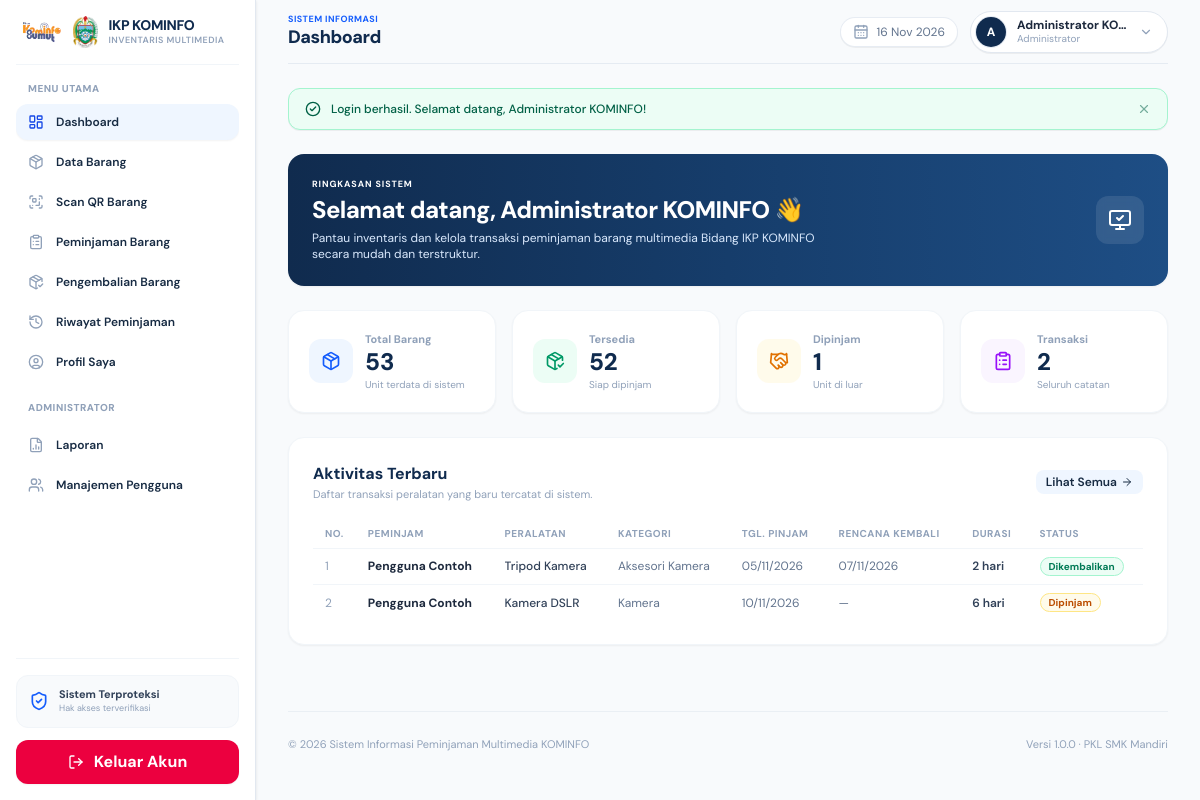
Before: /dashboard/index.php (signed in) with the older database file.
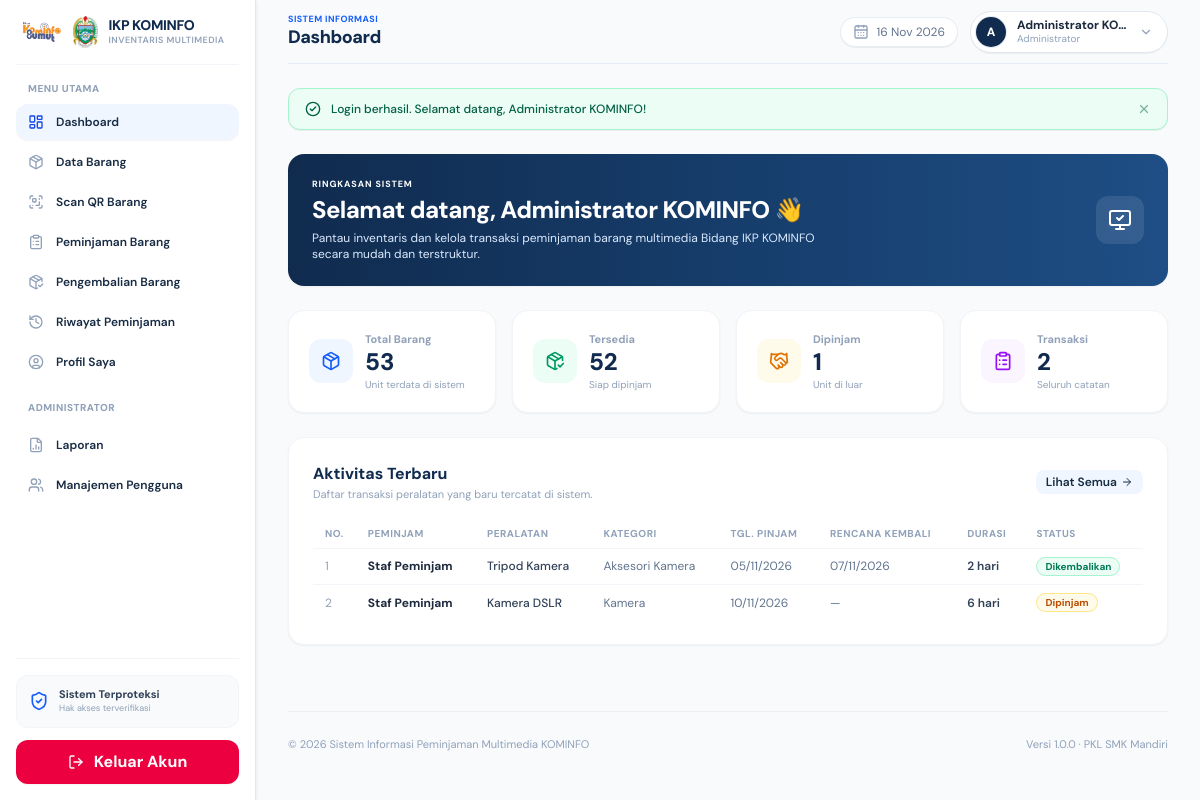
After: the same page with the newer database file.
### tables this page shows
CREATE TABLE peminjaman (
    id INT UNSIGNED AUTO_INCREMENT PRIMARY KEY,
    user_id INT UNSIGNED NOT NULL,
    barang_id INT UNSIGNED NOT NULL,
    jumlah INT UNSIGNED NOT NULL DEFAULT 1,
    tanggal_pinjam DATE NOT NULL,
    tanggal_kembali DATE NULL,
    status VARCHAR(50) NOT NULL DEFAULT 'menunggu persetujuan',
    created_at TIMESTAMP NOT NULL DEFAULT CURRENT_TIMESTAMP,

    CONSTRAINT fk_peminjaman_user
        FOREIGN KEY (user_id)
        REFERENCES users(id)
        ON UPDATE CASCADE
        ON DELETE RESTRICT,

    CONSTRAINT fk_peminjaman_barang
        FOREIGN KEY (barang_id)
        REFERENCES barang(id)
        ON UPDATE CASCADE
        ON DELETE RESTRICT,

    INDEX idx_peminjaman_status (status),
    INDEX idx_peminjaman_created (created_at)
);

CREATE TABLE users (
    id INT UNSIGNED AUTO_INCREMENT PRIMARY KEY,
    nama VARCHAR(150) NOT NULL,
    username VARCHAR(50) NOT NULL UNIQUE,
    password VARCHAR(255) NOT NULL,
    role ENUM('admin', 'peminjam') NOT NULL DEFAULT 'peminjam',
    status ENUM('aktif', 'nonaktif') NOT NULL DEFAULT 'aktif',
    foto VARCHAR(255) NULL DEFAULT NULL,
    created_at TIMESTAMP NOT NULL DEFAULT CURRENT_TIMESTAMP
);

CREATE TABLE barang (
    id INT UNSIGNED AUTO_INCREMENT PRIMARY KEY,
    nama_barang VARCHAR(150) NOT NULL,
    kategori VARCHAR(100) NOT NULL,
    jumlah INT UNSIGNED NOT NULL DEFAULT 0,
    kondisi VARCHAR(100) NOT NULL DEFAULT 'Baik',
    created_at TIMESTAMP NOT NULL DEFAULT CURRENT_TIMESTAMP
);

### includes/bootstrap.php (called while the page is built, shortened)
<?php
function e(?string $v):string{return htmlspecialchars((string)$v,ENT_QUOTES,'UTF-8');}
function hitung_durasi(?string $tglPinjam, ?string $tglKembali): int {
    $target = !empty($tglKembali) ? $tglKembali : date('Y-m-d');
    $diff = (int) round((strtotime($target) - strtotime($tglPinjam)) / 86400);
    return max(1, $diff);
}

### dashboard/index.php (the view, shortened to what the changed rows need)
<?php
require_once __DIR__ . '/../includes/bootstrap.php';
$sql = "
    SELECT
        p.id,
        u.nama AS nama_peminjam,
        b.nama_barang,
        b.kategori,
        p.jumlah,
        p.tanggal_pinjam,
        p.tanggal_kembali,
        p.status
    FROM peminjaman p
    JOIN users u ON u.id = p.user_id
    JOIN barang b ON b.id = p.barang_id
";
$params = [];
$sql .= ' ORDER BY p.created_at DESC LIMIT 8';
$q = $pdo->prepare($sql);
$q->execute($params);
$rows = $q->fetchAll();
?>
<!doctype html>
<html lang="id">
<head>
    <script src="https://cdn.jsdelivr.net/npm/@tailwindcss/browser@4"></script>
    <link rel="stylesheet" href="../assets/css/style.css">
</head>
<body class="bg-slate-50 text-slate-800 antialiased min-h-screen">
    <div class="md:ml-64 px-3 sm:px-8 min-h-screen flex flex-col transition-all pb-6">
        <?php require __DIR__ . '/../includes/header.php'; ?>
        <main class="flex-1 flex flex-col gap-4 sm:gap-6">
            <section class="rounded-xl sm:rounded-2xl bg-gradient-to-r from-[#102b4e] via-[#163d6b] to-[#1e4e85] text-white p-4 sm:p-6 flex items-center justify-between shadow-xs">
                <div class="flex flex-col gap-0.5">
                    <h2 class="text-base sm:text-2xl font-extrabold tracking-tight">
                        Selamat datang, <?= e($_SESSION['user']['nama']) ?> 👋
                    </h2>
                </div>
            </section>
            <section class="bg-white rounded-xl sm:rounded-2xl border border-slate-100 shadow-xs p-4 sm:p-6">
                <div class="w-full overflow-hidden sm:overflow-x-auto">
                    <table class="w-full text-left text-xs border-collapse table-auto">
                        <thead>
                            <tr class="border-b border-slate-100 text-slate-400 font-bold uppercase text-[9px] sm:text-[10px] tracking-wider bg-slate-50/50 sm:bg-transparent">
                                <th class="py-2 px-3 w-10 hidden sm:table-cell">No.</th>
                                <th class="py-2 px-1.5 sm:px-3">Peminjam</th>
                                <th class="py-2 px-1.5 sm:px-3">Peralatan</th>
                                <th class="py-2 px-3 hidden md:table-cell">Kategori</th>
                                <th class="py-2 px-3 hidden sm:table-cell">Tgl. Pinjam</th>
                                <th class="py-2 px-3 hidden lg:table-cell">Rencana Kembali</th>
                                <th class="py-2 px-3 hidden md:table-cell">Durasi</th>
                                <th class="py-2 px-1.5 sm:px-3 text-right sm:text-left">Status</th>
                            </tr>
                        </thead>
                        <tbody class="divide-y divide-slate-100">
                            <?php if (!$rows): ?>
                                <tr>
                                    <td colspan="8" class="text-center py-8 text-slate-400">
                                        <div class="flex flex-col items-center justify-center gap-1.5">
                                            <i data-lucide="inbox" class="w-6 h-6 text-slate-300"></i>
                                            <span class="font-bold text-xs">Belum ada aktivitas peminjaman</span>
                                        </div>
                                    </td>
                                </tr>
                            <?php else: ?>
                                <?php foreach ($rows as $i => $r): ?>
                                    <?php
                                    $badge = match ($r['status']) {
                                        'dipinjam' => 'bg-amber-50 text-amber-700 border-amber-200',
                                        'dikembalikan' => 'bg-emerald-50 text-emerald-700 border-emerald-200',
                                        'menunggu persetujuan' => 'bg-blue-50 text-blue-700 border-blue-200',
                                        'ditolak' => 'bg-rose-50 text-rose-700 border-rose-200',
                                        default => 'bg-slate-50 text-slate-600 border-slate-200'
                                    };
                                    ?>
                                    <tr class="hover:bg-slate-50/60 transition">
                                        <td class="py-2 px-3 text-slate-400 hidden sm:table-cell"><?= $i + 1 ?></td>
                                        <td class="py-2 px-1.5 sm:px-3 font-bold text-slate-800">
                                            <div class="truncate max-w-[110px] sm:max-w-none text-xs"><?= e($r['nama_peminjam']) ?></div>
                                        </td>
                                        <td class="py-2 px-1.5 sm:px-3 font-medium text-slate-700">
                                            <div class="truncate max-w-[120px] sm:max-w-none text-xs"><?= e($r['nama_barang']) ?></div>
                                        </td>
                                        <td class="py-2 px-3 text-slate-500 hidden md:table-cell"><?= e($r['kategori']) ?></td>
                                        <td class="py-2 px-3 text-slate-500 hidden sm:table-cell"><?= date('d/m/Y', strtotime($r['tanggal_pinjam'])) ?></td>
                                        <td class="py-2 px-3 text-slate-500 hidden lg:table-cell"><?= $r['tanggal_kembali'] ? date('d/m/Y', strtotime($r['tanggal_kembali'])) : '—' ?></td>
                                        <td class="py-2 px-3 font-semibold text-slate-700 hidden md:table-cell"><?= hitung_durasi($r['tanggal_pinjam'], $r['tanggal_kembali']) ?> hari</td>
                                        <td class="py-2 px-1.5 sm:px-3 text-right sm:text-left">
                                            <span class="inline-flex items-center px-2 py-0.5 rounded-full text-[10px] font-bold border whitespace-nowrap <?= $badge ?>">
                                                <?= e(ucwords($r['status'])) ?>
                                            </span>
                                        </td>
                                    </tr>
                                <?php endforeach; ?>
                            <?php endif; ?>
                        </tbody>
                    </table>
                </div>
            </section>
        </main>
    </div>
</body>
</html>

Changed rows visible on the page:
changed peminjaman "Dikembalikan": user.nama "Pengguna Contoh" → "Staf Peminjam"
changed peminjaman "Dipinjam": user.nama "Pengguna Contoh" → "Staf Peminjam"
